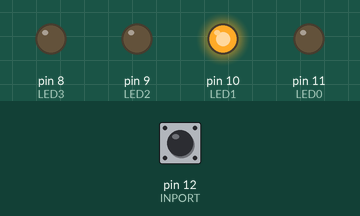
Simulated run of this sketch. Board: Arduino Uno, built with avr-gcc and run on an emulated ATmega328P. On the bench: output pins drawn as LEDs (lit = HIGH). The test bench sets the inputs (shaded band); at power-on: pin 12 (INPORT) LOW.

Above: at 1.2 s.
1.3 s: pin 12 (INPORT) pulsed HIGH 5 times (0.12 s each, 0.3 s apart)
At 1.87 s:
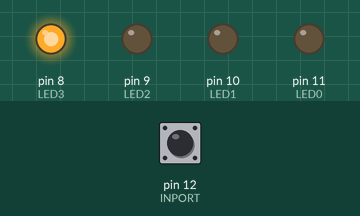
At 3.4 s:
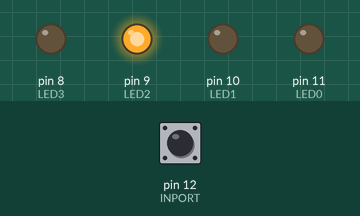
Timing chart, 0 to 4.9 s (numbered marks = the images above; inputs shaded):
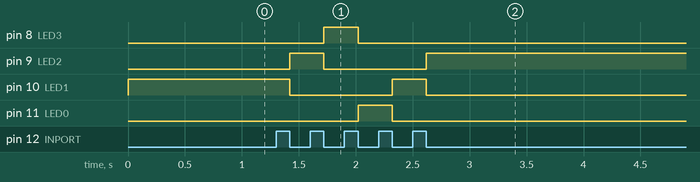

The sketch:

SwitchBounce.ino
```cpp
// (licence header left out)
// Switch value will be read from pin 12
#define INPORT 12
static bool switchState = HIGH; // State of the switch

// LED values will be output on pins 8, 9, 10, and 11
#define LED0 11
#define LED1 10
#define LED2 9
#define LED3 8
static unsigned int litLED = 0; // Currently lit LED

// Setup the board.
void setup() {
  // Set Arduino<s input and output ports
  pinMode(INPORT, INPUT);
  pinMode(LED0, OUTPUT);
  pinMode(LED1, OUTPUT);
  pinMode(LED2, OUTPUT);
  pinMode(LED3, OUTPUT);

  // Initialize switch state and currently lit LED
  switchState = HIGH;
  litLED = 0;
  digitalWrite(LED0, HIGH);
  digitalWrite(LED1, LOW);
  digitalWrite(LED2, LOW);
  digitalWrite(LED3, LOW);
}

// Wait for an edge and return state
bool waitForEdge() {
  bool newValue = switchState;
  while (newValue == switchState) {
    newValue = digitalRead(INPORT);
  }
  switchState = newValue;
  return newValue;
}

// Repeat forever
void loop() {
  // Wait for a rising or falling edge
  bool value = waitForEdge();

  // Increase output on dropping edge (input is LOW when button is pressed)
  if (!value) {
    litLED++;
    if (litLED > 3) {
      litLED = 0;
    }

    // Light up the appropriate LED
    digitalWrite(LED0, litLED == 0);
    digitalWrite(LED1, litLED == 1);
    digitalWrite(LED2, litLED == 2);
    digitalWrite(LED3, litLED == 3);
  }
}
```

Measured:
- after the input at 1.3 s, pin 8 (LED3): LOW → HIGH after 0.42 s, → LOW 0.30 s later; pin 9 (LED2): LOW → HIGH after 0.12 s, → LOW 0.30 s later, → HIGH 0.90 s later; pin 10 (LED1): HIGH → LOW after 0.12 s, → HIGH 0.90 s later, → LOW 0.30 s later; pin 11 (LED0): LOW → HIGH after 0.72 s, → LOW 0.30 s later
